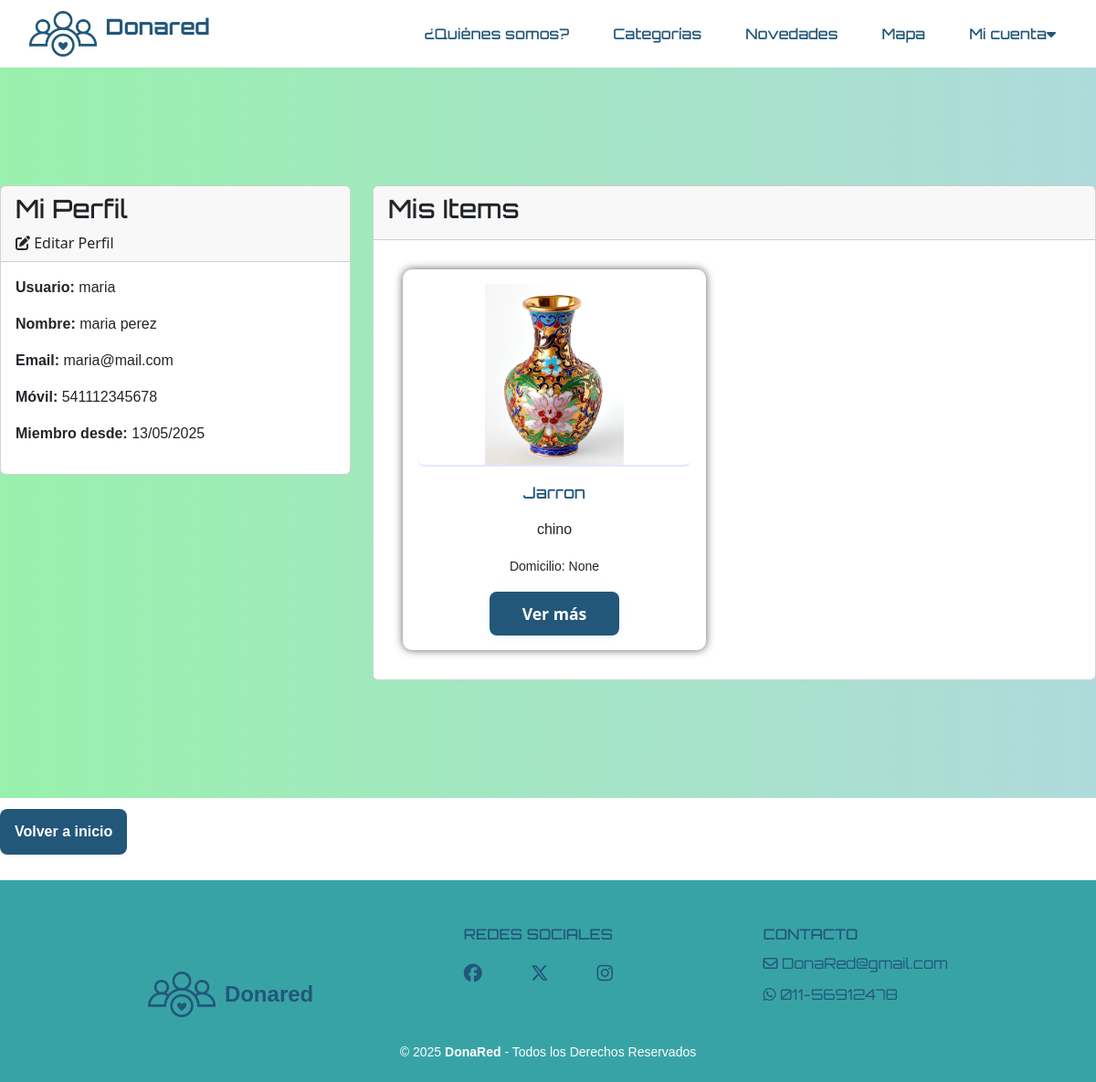
The page /perfil/ (signed in) on the database its author committed.
### donaredapp/models.py (models this page shows, shortened)
class Profile(models.Model):
    user = models.OneToOneField(User, on_delete=models.CASCADE)
    movil = PhoneNumberField(blank=True, null=True, region='AR')
    validado = models.BooleanField(default=False)

class Item(models.Model):
    nombre = models.CharField(max_length=100)
    descripcion = models.TextField(max_length=500)
    categoria = models.ForeignKey(Categoria, on_delete=models.CASCADE)
    fecha_creacion = models.DateTimeField(auto_now_add=True)
    usuario = models.ForeignKey(
        User,
        on_delete=models.CASCADE,
        related_name='items',
        null=True,
    )
    imagen = models.ImageField(upload_to='items/', null=True, blank=True, default='items/sin_imagen.png')
    domicilio = models.CharField(max_length=255, null=True, blank=True)
    activo = models.BooleanField(default=True)
    latitude = models.DecimalField(max_digits=9, decimal_places=6, null=True, blank=True)
    longitude = models.DecimalField(max_digits=9, decimal_places=6, null=True, blank=True)

### donaredapp/views_auth.py (the view)
# urls.py: path('perfil/', views_auth.perfil, name='perfil'),
@login_required
def perfil(request):
    return render(request, 'donaredapp/perfil.html')

### donaredapp/templates/donaredapp/perfil.html (shortened to what this page needs)
{% extends 'donaredapp/base.html' %}
{% load static %}
{% block content %}
<section>
    <main id="main-login" class="main-login">
            <div class="row">
                <div class="col-md-4">
                    <div class="card">
                        <div class="card-header">
                            <h3>Mi Perfil</h3>
                            <a href="{% url 'donaredapp:editar_perfil' %}" class="btn-editar-perfil">
                                <i class="fas fa-edit"></i> Editar Perfil
                            </a>
                        </div>
                        <div class="card-body">
                            <p><strong>Usuario:</strong> {{ user.username }} </p>
                            <p><strong>Nombre:</strong> {{ user.first_name }} {{ user.last_name }} </p>
                            <p><strong>Email:</strong> {{ user.email }} </p>
                            {% if user.profile.movil %}
                            <p><strong>Móvil:</strong> {{ user.profile.movil }}</p>
                            {% endif %}
                            <p><strong>Miembro desde:</strong> {{ user.date_joined|date:"d/m/Y" }}</p>
                        </div>
                    </div>
                </div>
                <div class="col-md-8">
                    <div class="card">
                        <div class="card-header">
                            <h3>Mis Items</h3>
                        </div>
                        <div class="card-body">
                            {% if user.items.all %}
                                <div class="donaciones-grid">
                                    {% for item in user.items.all %}
                                        <div class="donar">
                                            <div class="donar-card">
                                                <a href="{% url 'donaredapp:tarjeta' item.id %}">
                                                    {% if item.imagen %}
                                                        <img src="{{ item.imagen.url }}" alt="{{ item.nombre }}">
                                                    {% else %}
                                                        <img src="{% static 'donaredapp/images/mistery.jpeg' %}" alt="Sin imagen">
                                                    {% endif %}
                                                </a>
                                                <h3><a href="{% url 'donaredapp:tarjeta' item.id %}">{{ item.nombre }}</a></h3>
                                                <p>{{ item.descripcion|truncatechars:100 }}</p>
                                                <p><small>Domicilio: {{ item.domicilio }}</small></p>
                                                <a href="{% url 'donaredapp:tarjeta' item.id %}" class="ver-mas-btn">Ver más</a>
                                            </div>
                                        </div>
                                    {% endfor %}
                                </div>
                            {% else %}
                                <p>Aún no has publicado ningún item.</p>
                                <a href="{% url 'donaredapp:publicar' %}" class="btn btn-primary">Publicar un Item</a>
                            {% endif %}
                        </div>
                    </div>
                </div>
            </div>
    </main>
    <p>
        <a href="{% url 'donaredapp:index' %}" class="btn btn-primary">
            Volver a inicio
        </a>
    </p>
</section>
{% endblock %}

### donaredapp/static/donaredapp/style.css (style rules this page uses)
html, body { max-width: 100vw; overflow-x: hidden; }
body { background-color: #ffffff; color: #22577A; margin: 0 ; padding: 0; box-sizing: border-box; }
h1, h2, h3 { font-family: 'Orbitron', sans-serif; }
p { font-family: 'helvetica', sans-serif; }
a { text-decoration: none; color: inherit; }
.donar { display: grid; grid-template-columns: repeat(auto-fill, minmax(280px, 1fr)); gap: 2rem; padding: 1rem; }
.donar { flex: 1 1 320px; max-width: 400px; display: flex; justify-content: center; }
.donaciones-grid { display: grid; grid-template-columns: repeat(4, 1fr); gap: 1.5rem; }
.donar-card { background: #fff; border-radius: 10px; padding: 1rem; text-align: center; box-shadow: #5f5e5e 0px 0px 10px 0px; transition: transform 0.2s, box-shadow 0.2s; }
.donar-card img { width: 300px; height: 200px; border-bottom: 2px solid #e0e7ff; object-fit: contain; background: #fff; border-radius: 8px; }
.donar-card h3 { padding: 1rem; margin: 0; color: #22577A; font-size: 1.1rem; line-height: 1.4; }
.ver-mas-btn { display: inline-block; padding: 0.7rem 2.2rem; background: #22577A; color: #fff; border-radius: 8px; text-decoration: none; font-weight: 600; font-size: 1.1rem; transition: background 0.2s, transform 0.2s; box-shadow: 0 2px 8px rgba(56, 163, 165, 0.08); }
.btn { padding: 0.8rem 1.5rem; border-radius: 8px; font-weight: 600; transition: all 0.3s ease; text-decoration: none; display: inline-block; }
.btn-primary, .btn-outline-primary { background: #22577A; color: white; }
.main-login, .main-registro, .main-formulario { min-height: 100vh; display: flex; flex-direction: column; justify-content: center; align-items: center; background: linear-gradient(90deg, #99F1AD 0%, #AFDADB 100%); padding: 0; margin: 0; position: relative; }
.btn-primary { background-color: #22577A; color: #fff; border: none; padding: 10px 28px; border-radius: 4px; font-size: 1rem; font-weight: bold; margin-top: 12px; transition: background 0.2s, color 0.2s; }
.btn { padding: 0.8rem 1rem; border-radius: 8px; font-weight: 600; transition: all 0.3s ease; text-decoration: none; display: inline-block; cursor: pointer; border: none; margin: 12px 0; }
.btn-primary { background-color: #22577A; color: white; }
@media (max-width: 1280px) { .donaciones-grid { grid-template-columns: repeat(3, 1fr); } }

### rows shown on the page
Item: imagen (picture), nombre "Jarron", descripcion "chino", domicilio "None"

### other values the page prints
{{ user.username }} "maria"
{{ user.first_name }} "maria"
{{ user.last_name }} "perez"
{{ user.email }} "maria@mail.com"
{{ user.profile.movil }} "541112345678"
{{ user.date_joined|date:"d/m/Y" }} "13/05/2025"
